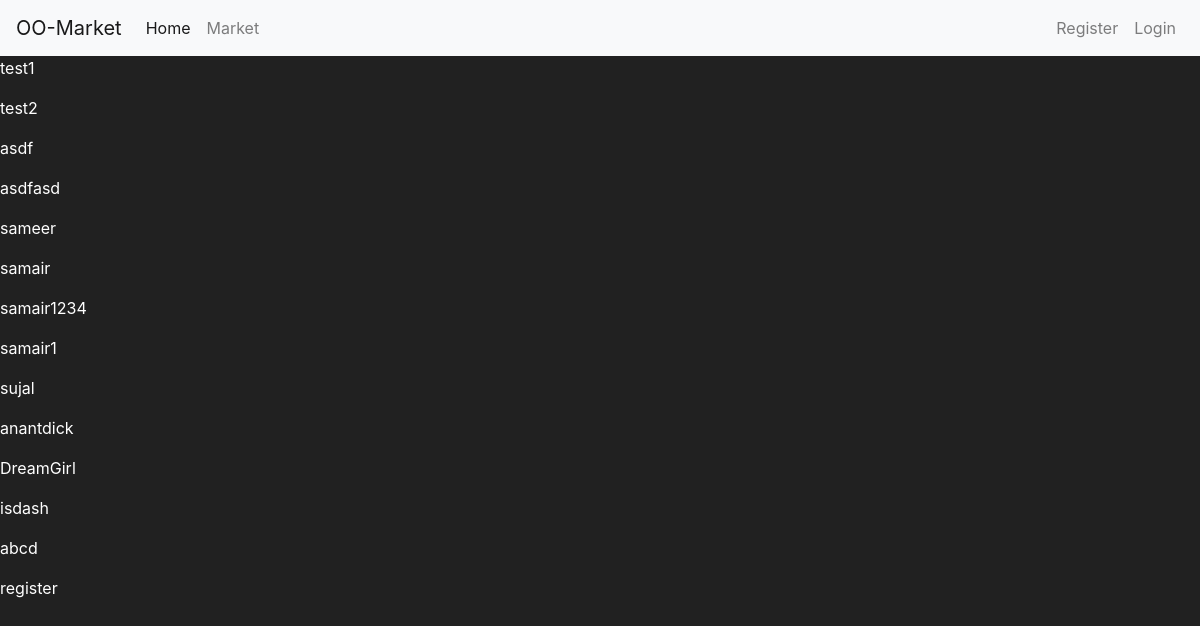
Screenshot of /users with the database file from the repository.
### tables this page shows
CREATE TABLE users(
        id integer primary key autoincrement,
        username varchar(30) not null unique,
        email varchar(100) not null unique,
        password_hash varchar(60) not null,
        budget int not null default 50,
        phone varchar(10) default null,
        ipaddress varchar(50000) default null
        );

### app.py (the view)
@app.route("/users")
def user():
    db=get_conn()
    cursor=db.cursor()
    cursor.execute('''
    select * from users
    ''')
    users=cursor.fetchall()
    return render_template("list_users.html",users=users)

### app.py (called while the page is built)
def get_conn():
    conn=sqlite3.connect("database.db")
    conn.row_factory=sqlite3.Row
    return conn

### templates/list_users.html
{%extends "parent.html"%}
{%block content%}
{%for user in users%}
<p>{{user["username"]}}</p>
{%endfor%}
{%endblock%}

### templates/parent.html (style rules this page uses)
body { background-color: #212121; color:white }

### rows the page displays
users: username "test1"
users: username "test2"
users: username "asdf"
users: username "asdfasd"
users: username "sameer"
users: username "samair"
users: username "samair1234"
users: username "samair1"
users: username "sujal"
users: username "anantdick"
users: username "DreamGirl"
users: username "isdash"
users: username "abcd"
users: username "register"
